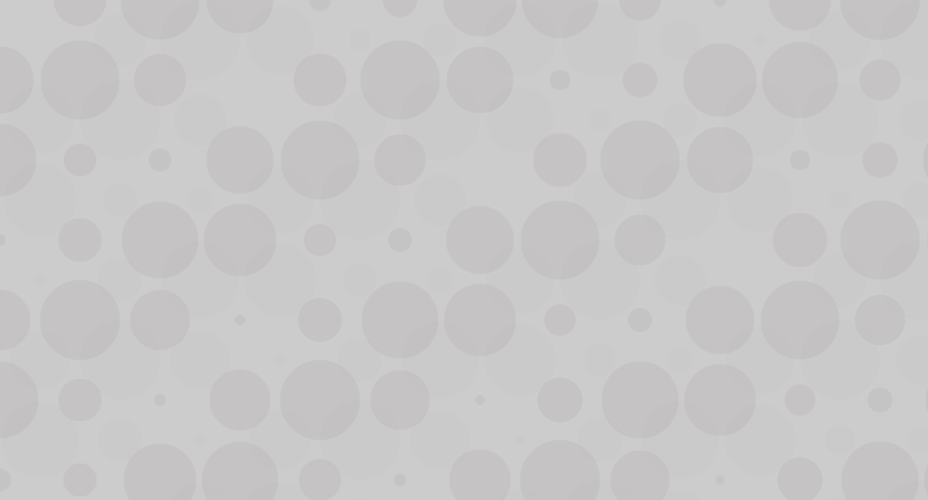
Frame 1 (no input)
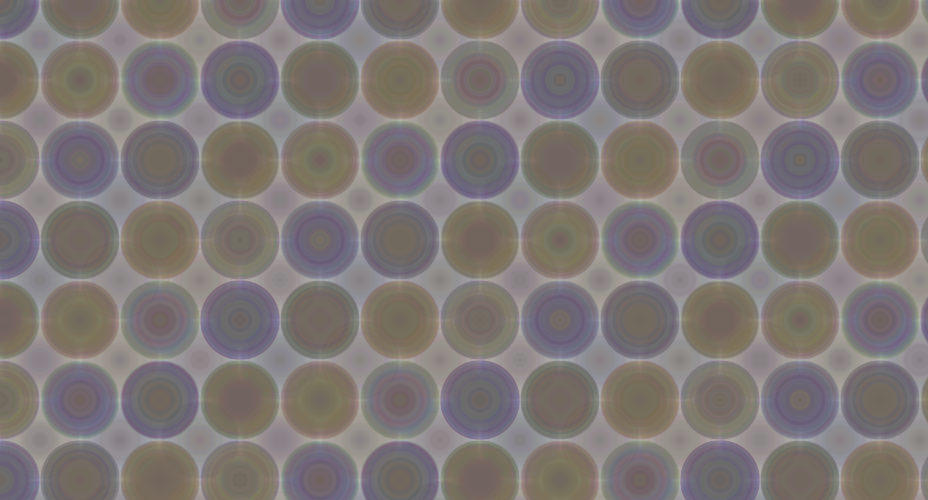
Frame 60 (the mouse pressed at the canvas centre just before this capture)
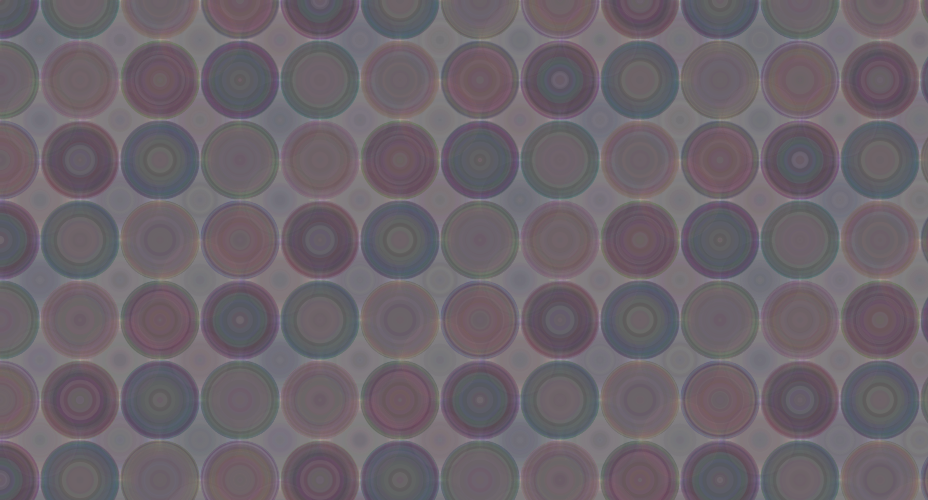
Frame 120 (the mouse held since frame 60 and released just before this capture)

The Processing sketch that drew these frames (run headless with seeded random() and noise(); from frame 60 on, the mouse is pressed at the canvas centre):

// Processing sketch: processing_135087
// ── processing_135087.pde

float r1=0;
float g1=0;
float b1=0;
float rad1=0;
float K=random(5,25);



float R=random(0,255);
float G=random(0,255);
float B=random(0,255);
int xC=0;
int counter;
int yC=0;

void setup(){
   size(928,500);
   fill(255,255,255);
   frameRate(50);
   colorMode(HSB);
   counter=0;
   
}

void draw(){
 noStroke();
 R=random(255);
 G=random(255);
 B=random(255);
 color one=color(R,G,B,K);
 color two=color(R,G,B,floor(K/3));
 
for(int i=0;i<13;i++){
     for(int j=0; j<7;j++){
       xC=80*i;
       yC=80*j;
 r1=random(0,255);
 g1=random(0,255);
 b1=random(0,255);
 rad1=80;
 fill(one);
 ellipse(xC,yC,rad1*sin(counter),rad1*sin(counter));
 fill(two);
 ellipse(xC+40,yC+40,rad1*sin(counter),rad1*sin(counter));
 counter++;
 
 
 
}}



}
